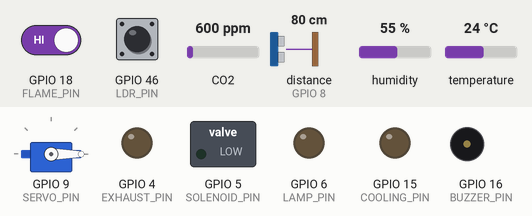
Simulated run of this sketch. Board: ESP32-S3. Parts: servo, switched loads named in the sketch (green lamp = pin HIGH), output pins drawn as LEDs (lit = HIGH), buzzer (waves = sounding, pin HIGH). Wiring (inferred from the names in the program): ultrasonic range finder: trigger GPIO 3; echo GPIO 8. Inputs (shaded band) come from the test bench; at power-on: distance to the obstacle (sensor on GPIO 8) 80 cm, temperature 24 °C, GPIO 18 (FLAME_PIN) HIGH, GPIO 46 (LDR_PIN) HIGH, CO2 600 ppm, humidity 55 %. The echo pulse lasts 58.3 µs per cm; WiFi joins after 1.5 s; servers stay silent unless stated; network time is answered at once with the bench clock; the local clock reads 2024-03-15 10:24:30 at power-on unless the sketch sets it; no MQTT or app messages arrive unless stated; pins used as bus, display or sensor lines are not drawn; what the sketch prints to the serial monitor is not drawn.

Above: at 2.7 s.
2.8 s: distance to the obstacle (sensor on GPIO 8) set to 17 cm
6.6 s: distance to the obstacle (sensor on GPIO 8) set to 14 cm
At 8.8 s:
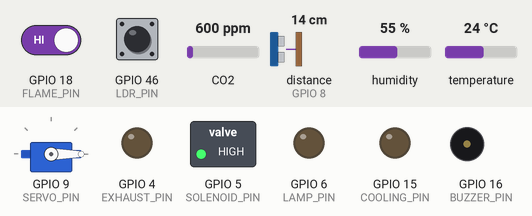
10.4 s: temperature set to 24.6 °C
14.2 s: temperature set to 25.6 °C
At 17.7 s:
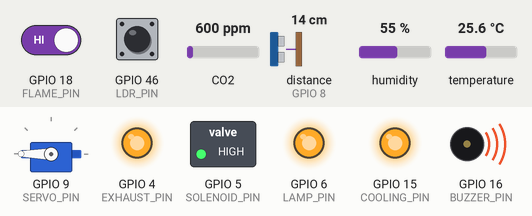
18.1 s: GPIO 18 (FLAME_PIN) driven LOW
At 20.3 s:
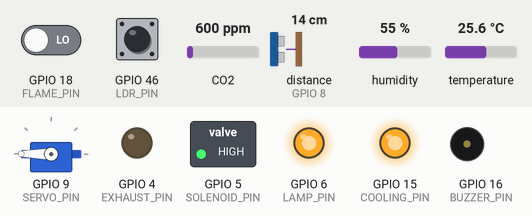
21.9 s: temperature set to 29.7 °C
25.7 s: temperature set to 30.4 °C
At 29.2 s:
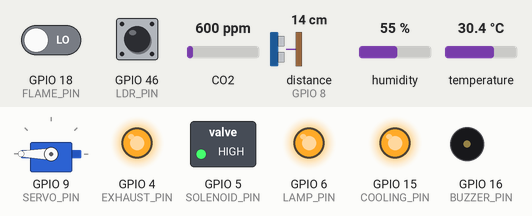
Timing chart, 0 to 30.7 s (numbered marks = the images above; inputs shaded):
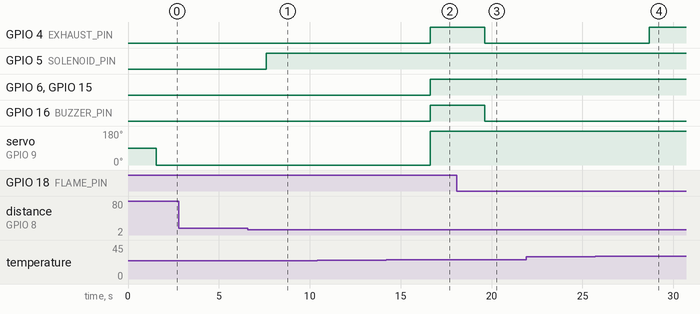

The sketch:

IoT_Pribadi_thingsboard.ino
```cpp
#include <WiFi.h>
#include <PubSubClient.h>
#include <ArduinoJson.h>
#include <DHT.h>
#include <MQ135.h>  // Menambahkan pustaka MQ135
#include <ESP32Servo.h>
#include <NTPClient.h>
#include <WiFiUdp.h>

#define DHTPIN 17
#define DHTTYPE DHT22
#define MQ135_PIN 7  // Pin untuk sensor MQ135
#define FLAME_PIN 18
#define LDR_PIN 46
#define TRIG_PIN 3
#define ECHO_PIN 8
#define EXHAUST_PIN 4
#define COOLING_PIN 15
#define SERVO_PIN 9
#define LAMP_PIN 6
#define BUZZER_PIN 16
#define SOLENOID_PIN 5

#define THINGSBOARD_SERVER "demo.thingsboard.io"
#define THINGSBOARD_PORT 1883  // Port MQTT default untuk ThingsBoard

// Ganti dengan kredensial dari gambar
#define MQTT_CLIENT_ID "zaki123"          // Client ID
#define MQTT_USER_NAME "zaki123"         // Username
#define MQTT_PASSWORD "zaki"          // Password dari ThingsBoard

DHT dht(DHTPIN, DHTTYPE);
Servo myServo;
WiFiClient netThingsBoard;
PubSubClient clientThingsBoard(netThingsBoard);  // MQTT client untuk ThingsBoard
MQ135 gasSensor(MQ135_PIN);  // Sensor MQ135 untuk deteksi gas CO2

WiFiUDP ntpUDP;
NTPClient timeClient(ntpUDP, "pool.ntp.org", 0, 3600000);  // UTC timezone, update setiap jam

float dhtTemp = 0, humidity = 0;
float co2 = 0;  // Sensor CO2 (dalam PPM)
int flameDetected = 0;
int ldrValue = 0;
float hcsrDistance = 0;

// Fuzzy Logic
String fuzzyStatus = "";

// Fungsi Fuzzy Logic untuk mengambil keputusan
void applyFuzzyLogic() {
  // Rule Base Logic menggunakan rentang suhu
  if (dhtTemp <= 20) {
    // Jika suhu <= 20°C, sistem dianggap belum siap
    digitalWrite(SOLENOID_PIN, LOW);
    digitalWrite(EXHAUST_PIN, LOW);
    digitalWrite(COOLING_PIN, LOW);
    myServo.write(0);
    digitalWrite(LAMP_PIN, LOW);
    digitalWrite(BUZZER_PIN, LOW);
    fuzzyStatus = "Kelas Belum Terbuka (Suhu Terlalu Dingin)";
  } else if (dhtTemp > 20 && dhtTemp <= 25) {
    // Jika suhu antara 20°C dan 25°C
    if (hcsrDistance > 15) {
      digitalWrite(SOLENOID_PIN, LOW);
      digitalWrite(EXHAUST_PIN, LOW);
      digitalWrite(COOLING_PIN, LOW);
      myServo.write(0);
      digitalWrite(LAMP_PIN, LOW);
      digitalWrite(BUZZER_PIN, LOW);
      fuzzyStatus = "Kelas Belum Terbuka (Jarak Terlalu Jauh)";
    } else {
      digitalWrite(SOLENOID_PIN, HIGH);
      digitalWrite(EXHAUST_PIN, LOW);
      digitalWrite(COOLING_PIN, LOW);
      myServo.write(0);
      digitalWrite(LAMP_PIN, LOW);
      digitalWrite(BUZZER_PIN, LOW);
      fuzzyStatus = "Kelas Akan Terbuka, Lampu Nyala";
    }
  } else if (dhtTemp > 25 && dhtTemp <= 30) {
    if (hcsrDistance > 15) {
      digitalWrite(SOLENOID_PIN, LOW);
      digitalWrite(EXHAUST_PIN, LOW);
      digitalWrite(COOLING_PIN, LOW);
      myServo.write(0);
      digitalWrite(LAMP_PIN, LOW);
      digitalWrite(BUZZER_PIN, LOW);
      fuzzyStatus = "Kelas Belum Terbuka (Jarak Terlalu Jauh)";
    } else {
      if (flameDetected == 0) {
        digitalWrite(SOLENOID_PIN, HIGH);
        digitalWrite(EXHAUST_PIN, LOW);
        digitalWrite(COOLING_PIN, HIGH);
        myServo.write(180);
        digitalWrite(LAMP_PIN, HIGH);
        digitalWrite(BUZZER_PIN, LOW);
        fuzzyStatus = "Kelas Terbuka, Pendinginan Dimulai";
      } else {
        digitalWrite(SOLENOID_PIN, HIGH);
        digitalWrite(EXHAUST_PIN, HIGH);
        digitalWrite(COOLING_PIN, HIGH);
        myServo.write(180);
        digitalWrite(LAMP_PIN, HIGH);
        digitalWrite(BUZZER_PIN, HIGH);
        fuzzyStatus = "KEBAKARAN!!";
      }
    }
  } else if (dhtTemp > 30) {
    if (hcsrDistance > 15) {
      digitalWrite(SOLENOID_PIN, LOW);
      digitalWrite(EXHAUST_PIN, LOW);
      digitalWrite(COOLING_PIN, LOW);
      myServo.write(0);
      digitalWrite(LAMP_PIN, LOW);
      digitalWrite(BUZZER_PIN, LOW);
      fuzzyStatus = "Kelas Belum Terbuka (Jarak Terlalu Jauh)";
    } else {
      if (flameDetected == 0) {
        digitalWrite(SOLENOID_PIN, HIGH);
        digitalWrite(EXHAUST_PIN, HIGH);
        digitalWrite(COOLING_PIN, HIGH);
        myServo.write(180);
        digitalWrite(LAMP_PIN, HIGH);
        digitalWrite(BUZZER_PIN, LOW);
        fuzzyStatus = "Kelas Terbuka, Pendinginan Diperlukan";
      } else {
        digitalWrite(SOLENOID_PIN, HIGH);
        digitalWrite(EXHAUST_PIN, HIGH);
        digitalWrite(COOLING_PIN, HIGH);
        myServo.write(180);
        digitalWrite(LAMP_PIN, HIGH);
        digitalWrite(BUZZER_PIN, HIGH);
        fuzzyStatus = "KEBAKARAN!!";
      }
    }
  }
}

// Fungsi untuk mendapatkan timestamp waktu Indonesia (WIB)
String getTimestamp() {
  timeClient.update();
  unsigned long epochTime = timeClient.getEpochTime();
  epochTime += 7 * 3600;  // Tambah 7 jam untuk WIB
  return String(epochTime);
}

// Fungsi untuk mengirim data ke ThingsBoard
void publishToThingsBoard() {
  StaticJsonDocument<1024> doc;
  doc["status"] = fuzzyStatus;
  doc["dhtTemp"] = dhtTemp;
  doc["co2"] = co2;  // Kirim nilai CO2 dalam PPM
  doc["ldr"] = (ldrValue == 0) ? 1 : 0;  // Terbalikkan logika LDR
  doc["hcsr"] = hcsrDistance;
  doc["flame"] = (flameDetected == 0) ? 1 : 0;  // Terbalikkan logika Flame sensor
  doc["timestamp"] = getTimestamp();  // Tambahkan timestamp ke payload

  char jsonBuffer[1024];
  serializeJson(doc, jsonBuffer);

  if (clientThingsBoard.publish("v1/devices/me/telemetry", jsonBuffer)) {
    Serial.println("Data published to ThingsBoard");
  } else {
    Serial.println("Failed to publish data to ThingsBoard");
  }
}

// Fungsi untuk menghubungkan ke ThingsBoard
void connectThingsBoard() {
  while (!clientThingsBoard.connected()) {
    Serial.print("Connecting to ThingsBoard...");
    if (clientThingsBoard.connect(MQTT_CLIENT_ID, MQTT_USER_NAME, MQTT_PASSWORD)) {
      Serial.println("Connected to ThingsBoard!");
    } else {
      Serial.print("Failed, rc=");
      Serial.print(clientThingsBoard.state());
      Serial.println(" try again in 5 seconds");
      delay(5000);
    }
  }
}

void setup() {
  Serial.begin(115200);
  WiFi.begin("zaki", "ojokdibagi");  // Ganti dengan nama Wi-Fi dan kata sandi Anda
  while (WiFi.status() != WL_CONNECTED) {
    delay(500);
    Serial.print(".");
  }
  Serial.println("Wi-Fi connected!");

  clientThingsBoard.setServer(THINGSBOARD_SERVER, THINGSBOARD_PORT);
  connectThingsBoard();

  dht.begin();
  myServo.attach(SERVO_PIN);
  pinMode(LAMP_PIN, OUTPUT);
  pinMode(BUZZER_PIN, OUTPUT);
  pinMode(SOLENOID_PIN, OUTPUT);
  pinMode(COOLING_PIN, OUTPUT);
  pinMode(EXHAUST_PIN, OUTPUT);
  pinMode(FLAME_PIN, INPUT);
  pinMode(LDR_PIN, INPUT);
  pinMode(TRIG_PIN, OUTPUT);
  pinMode(ECHO_PIN, INPUT);

  timeClient.begin();
}

void loop() {
  dhtTemp = dht.readTemperature();
  humidity = dht.readHumidity();
  co2 = gasSensor.getPPM();
  ldrValue = digitalRead(LDR_PIN);
  flameDetected = digitalRead(FLAME_PIN);

  long duration;
  digitalWrite(TRIG_PIN, LOW);
  delayMicroseconds(2);
  digitalWrite(TRIG_PIN, HIGH);
  delayMicroseconds(10);
  digitalWrite(TRIG_PIN, LOW);
  duration = pulseIn(ECHO_PIN, HIGH);
  hcsrDistance = duration * 0.034 / 2;

  applyFuzzyLogic();
  publishToThingsBoard();
  delay(3000);
}
```

Measured:
- the behaviour switches between 16 and 15 cm on distance to the obstacle (sensor on GPIO 8) (found by bisection; images 0 and 1)
- the behaviour switches between 25 and 25.1 °C on temperature (found by bisection; images 1 and 2)
- the behaviour switches between 30 and 30.1 °C on temperature (found by bisection; images 3 and 4)
- after the input at 2.8 s, every drawn part: stays the same
- after the input at 6.6 s, GPIO 5 (SOLENOID_PIN): LOW → HIGH after 1.0 s
- after the input at 10.4 s, every drawn part: stays the same
- after the input at 14.2 s, GPIO 4 (EXHAUST_PIN), GPIO 6 (LAMP_PIN), GPIO 15 (COOLING_PIN), GPIO 16 (BUZZER_PIN): LOW → HIGH after 2.4 s; servo on GPIO 9 (SERVO_PIN): 0° → 180° after 2.4 s
- after the input at 18.1 s, GPIO 4 (EXHAUST_PIN), GPIO 16 (BUZZER_PIN): HIGH → LOW after 1.5 s
- after the input at 21.9 s, every drawn part: stays the same
- after the input at 25.7 s, GPIO 4 (EXHAUST_PIN): LOW → HIGH after 3.0 s
